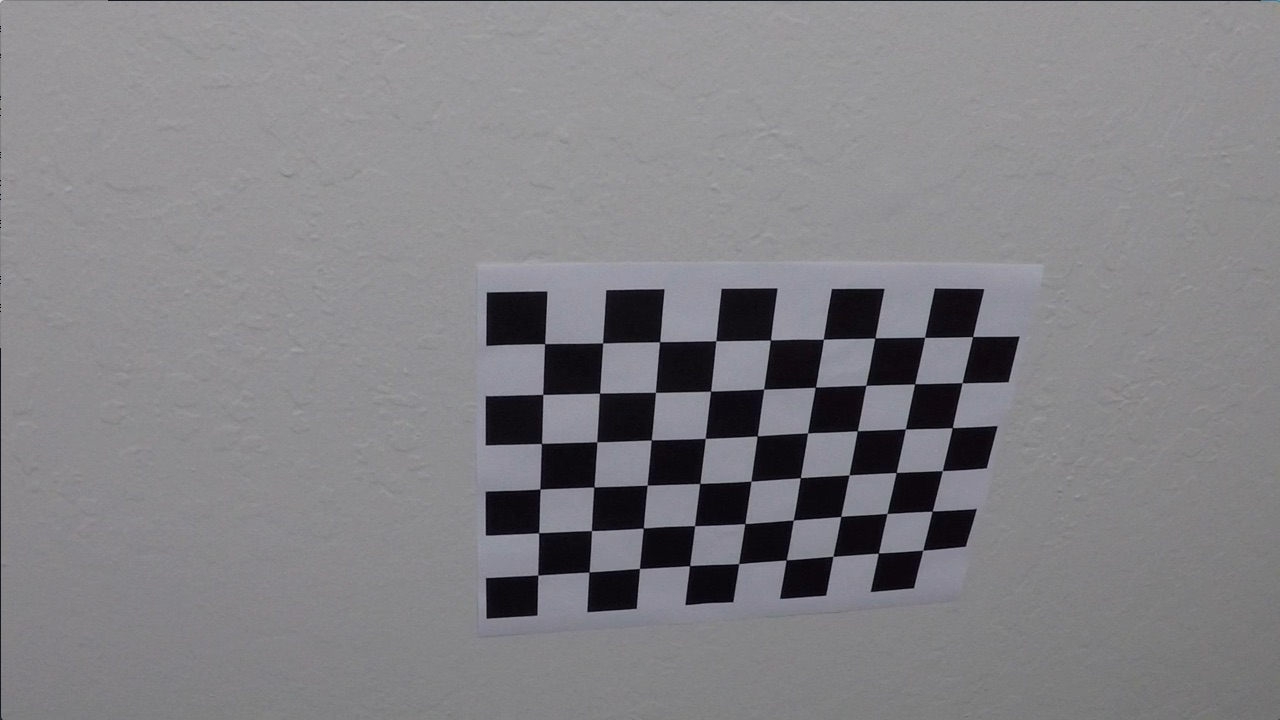
#> input picture camera_cal/calibration10.jpg, 1280 x 720 px; its folder holds only this picture in this run; the run also reads 1 picture not shown here
$ jupyter execute --allow-errors LaneFinding.ipynb   (shell and % lines are left out)   (older library calls are emulated)
#> lines starting #> are read from the running program, lines starting #| are printed output that depends on the picture; after the words box and inside, x2 and y2 are one past the last pixel; in counts of white or black regions, pixels touching at a corner belong together
[cell 1]
import cv2
import numpy as np
import matplotlib.pyplot as plt
import matplotlib.image as mpimg
from collections import deque

# Camera Calibration

1) Briefly state how you computed the camera matrix and distortion coefficients. Provide an example of a distortion corrected calibration image.

[cell 2]
# Calibrate the camera to remove distortions
def calibrate_camera(images, pattern, obj_points, img_points):
#> called with pattern = (9, 6)
    nx = pattern[1] # the number of inside corners in x
    ny = pattern[0] # the number of inside corners in y
    # Prepare object points, like (0,0,0), (1,0,0), (2,0,0) ....,(8,5,0)
    objp = np.zeros((nx*ny,3), np.float32)
    objp[:,:2] = np.mgrid[0:ny,0:nx].T.reshape(-1,2) # x, y coordinates

    for fname in images:
        # Read in each image
        img = mpimg.imread(fname)
#> img is the input picture: shape (720, 1280, 3); mean R, G, B 130.2, 129.4, 133.1

        # Convert image to grayscale
        gray = cv2.cvtColor(img, cv2.COLOR_BGR2GRAY)

        # Find the chessboard corners
        ret, corners = cv2.findChessboardCorners(gray, (ny,nx), None)
#> ret = True; corners = 54 rows, first 8: [544.7, 343.6], [602.6, 342.9], [659.6, 341.7], [716, 340.7], [770.5, 340], [823.4, 339.2], [874.8, 338.1], [924.6, 337.3]

        # If corners are found, add object points and image points
        if ret == True:
            img_points.append(corners)
            obj_points.append(objp)
            # Draw and display the corners
            #img = cv2.drawChessboardCorners(img, (pointY,pointX), corners, ret)
            #plt.imshow(img)

    # Camera calibration, given object points, image points, and the shape of the grayscale image
    ret, mtx, dist, rvecs, tvecs = cv2.calibrateCamera(obj_points, img_points, gray.shape[::-1], None, None)
#> ret = 0.402; mtx = [[1215.1, 0, 674.3], [0, 1227, 357.1], [0, 0, 1]]; dist = [[-0.887, 13.5, -0.00382, -0.00756, -85.37]]; rvecs = ([0.506, -0.211, 0.0337],); tvecs = ([-2.2, -0.223, 20.53],)

    return mtx, dist

[cell 3]
# Object points and image points to undistort image later
import glob
images = glob.glob('camera_cal/calibration*.jpg')
pattern = (9, 6)
obj_points = []
img_points = []
mtx, dist = calibrate_camera(images, pattern, obj_points, img_points)
#> mtx = [[1215.1, 0, 674.3], [0, 1227, 357.1], [0, 0, 1]]; dist = [[-0.887, 13.5, -0.00382, -0.00756, -85.37]]

[cell 4]
# Undistort images with distortion matrix
def undistort(img, mtx, dist):
    # Undistorting an image
    undist = cv2.undistort(img, mtx, dist, None, mtx)
    return undist

#> (a cell that did not finish here is left out)

# Pipeline (test images)

1) Provide an example of a distortion-corrected image.

[cell 6]
test1_dist = plt.imread('test_images/test1.jpg')
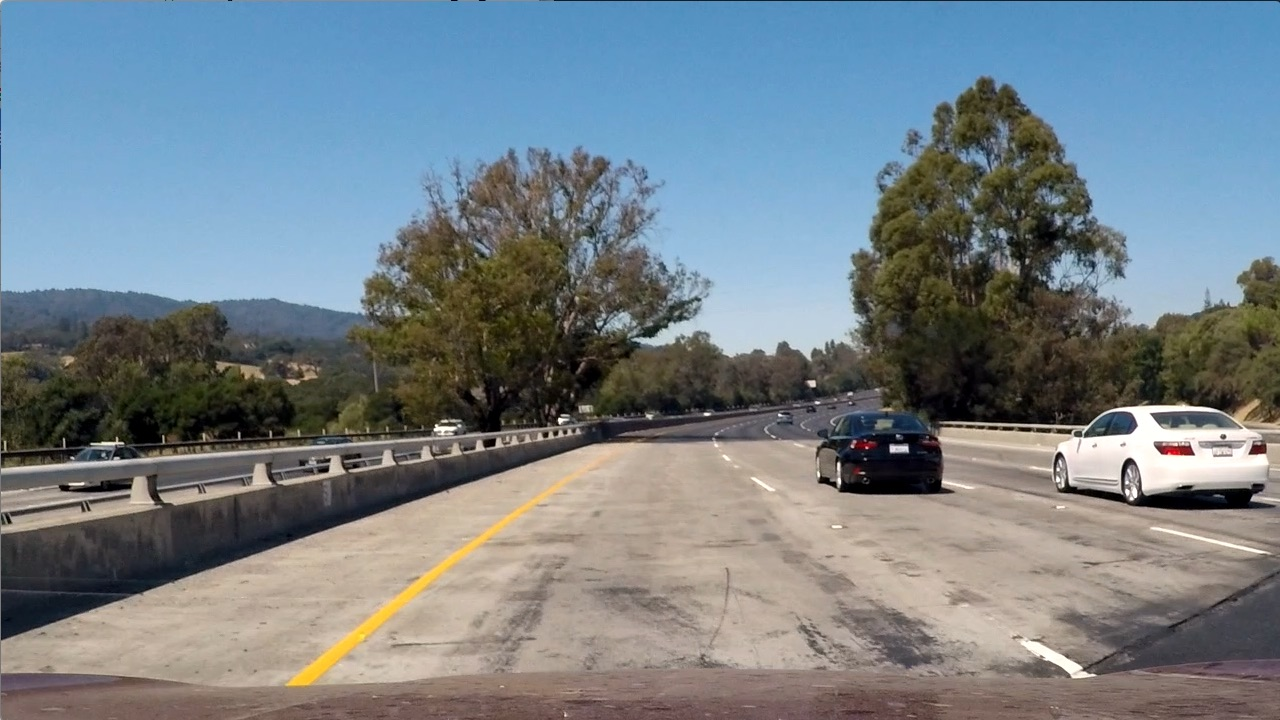
#> input picture test_images/test1.jpg, 1280 x 720 px
#> test1_dist is the input picture: shape (720, 1280, 3); mean R, G, B 117.5, 128.7, 135.5
test1_undist = undistort(test1_dist, mtx, dist)

[cell 7]
f, (ax1, ax2) = plt.subplots(1, 2)
ax1.imshow(test1_dist)
ax1.set_title('Original Image')
ax1.axis('off')
ax2.imshow(test1_undist)
ax2.set_title('Undistorted Image')
ax2.axis('off')
f.savefig('output_images/undistort_image.jpg', bbox_inches='tight')

2) Describe how (and identify where in your code) you used color transforms, gradients or other methods to create a thresholded binary image. Provide an example of a binary image result.

[cell 8]
# Color and gradient threshold
def threshold_image(image):
    # Convert RGB image to HLS
    hls = cv2.cvtColor(image, cv2.COLOR_RGB2HLS)
#> hls: shape (720, 1280, 3); mean of channels 0, 1, 2 52.7, 116.9, 67.4
    # Threshold the color red in the image
    r = image[:,:,0]
    retval, r_output = cv2.threshold(r.astype('uint8'), 220, 255, cv2.THRESH_BINARY)
#> r_output: shape (720, 1280); 1.1% white; 140 white regions (118 under 20 px), largest, box (x1, y1, x2, y2) and area: (258, 448, 617, 720) 5287, (991, 446, 1219, 513) 3210, (0, 160, 21, 235) 468
    # Threshold L and S in the image
    l = hls[:,:,1]
    retval, l_output = cv2.threshold(l.astype('uint8'), 40, 255, cv2.THRESH_BINARY)
#> l_output: shape (720, 1280); 86% white; 1783 black regions (1567 under 20 px), largest, box (x1, y1, x2, y2) and area: (883, 118, 1273, 507) 34800, (358, 288, 640, 434) 13789, (43, 148, 137, 666) 11060
    s = hls[:,:,2]
    retval, s_output = cv2.threshold(s.astype('uint8'), 95, 255, cv2.THRESH_BINARY)
#> s_output: shape (720, 1280); 29% white; 1948 white regions (1654 under 20 px), largest, box (x1, y1, x2, y2) and area: (111, 0, 1062, 323) 194271, (255, 446, 628, 720) 7105, (432, 239, 556, 375) 6526

    # Apply Sobel
    gray = cv2.cvtColor(image, cv2.COLOR_RGB2GRAY)
    sobelx = cv2.Sobel(gray, cv2.CV_64F, 1, 0)
    abssx = np.absolute(sobelx)
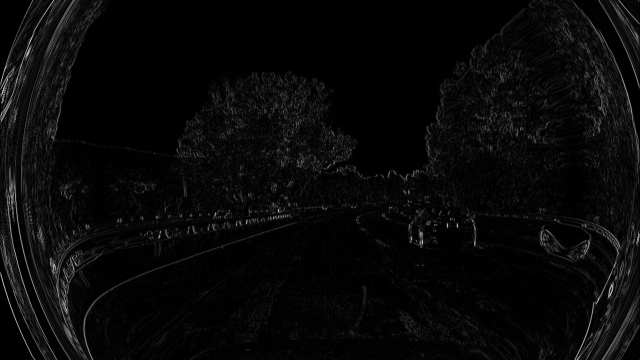
#> abssx: shape (720, 1280) float64 (shown at 1/2 size); min 0, max 867, mean 30.5; drawn with min black and max white
    scale_factor = np.max(abssx)/255
#> scale_factor = 3.4
    abssx = (abssx/scale_factor).astype(np.uint8)
    retval, sxbinary = cv2.threshold(abssx, 20, 150, cv2.THRESH_BINARY)
#> sxbinary: shape (720, 1280); values 0 (black) and 150 (white), 11.4% white in thin lines or dots

    # Combine result
    result = np.zeros_like(r)
    result[((r_output == 255) | (s_output == 255)) & (l_output == 255) | (sxbinary > 0)] = 255

    return np.dstack((result,result,result))

[cell 9]
image_dist = plt.imread('test_images/test1.jpg')
image_undist = undistort(image_dist, mtx, dist)
thresh_image = threshold_image(image_undist)
#> thresh_image: shape (720, 1280, 3); 36.3% white; 3945 white regions (3416 under 20 px), largest, box (x1, y1, x2, y2) and area: (42, 0, 1062, 402) 210057, (0, 0, 143, 720) 18561, (1144, 0, 1279, 378) 11030
f, (ax1, ax2) = plt.subplots(1, 2)
ax1.imshow(image_undist)
ax1.set_title('Undistorted Image')
ax1.axis('off')
ax2.imshow(thresh_image)
ax2.set_title('Thresholded Image')
ax2.axis('off')
f.savefig('output_images/binary_combo_example.jpg', bbox_inches='tight')

3) Describe how (and identify where in your code) you performed a perspective transform and provide an example of a transformed image.

[cell 10]
# Mask regions that are not to be considered for lane lines
def region_of_interest(img, vertices):
    #defining a blank mask to start with
    mask = np.zeros_like(img)

    # Defining a 3 channel or 1 channel color to fill the mask with depending on the input image
    if len(img.shape) > 2:
        channel_count = img.shape[2]  # i.e. 3 or 4 depending on your image
        ignore_mask_color = (255,) * channel_count
    else:
        ignore_mask_color = 255

    # Filling pixels inside the polygon defined by "vertices" with the fill color
    cv2.fillPoly(mask, vertices, ignore_mask_color)

    #returning the image only where mask pixels are nonzero
    masked_image = cv2.bitwise_and(img, mask)
    return masked_image

[cell 11]
# Take in hough lines as parameter and find the lane lines
def draw_lines(img, lines, color=[255, 0, 0], thickness=8):
    img_shape = img.shape
    # Store the slopes of all the lines detected as left/right lane lines
    left_slopes = []
    right_slopes = []
    # Store the intersections of all the lines detected as left/right lane lines
    left_intercs = []
    right_intercs = []

    # Iterate through the lines detected
    if lines is not None:
        for line in lines:
            for x1,y1,x2,y2 in line:
                # Draw lines that are found (without extrapolating) (for testing purposes)
                # cv2.line(img, (x1, y1), (x2, y2), color, thickness)
                # Calculate slope of line
                slope = (y2-y1)/(x2-x1)
                # Consider left/right lane if both points of line are located at the left/right side of image
                min_x = min(x1, x2)
                max_x = max(x1, x2)
                # Make sure slope and point is within range for it to be classified as right/left
                if 0.5 < slope < 0.8 and min_x > (img_shape[1]/2) and max_x > (img_shape[1]/2):
                    # Store slope of lines
                    right_slopes.append(slope)
                    # Calculate intersection
                    c = y1-slope*x1
                    x = (img_shape[0]-c)/slope
                    # Store intersection of lines
                    right_intercs.append(x)
                elif -0.8 < slope < -0.5 and min_x < (img_shape[1]/2) and max_x < (img_shape[1]/2):
                    left_slopes.append(slope)
                    c = y1 - slope*x1
                    x = (img_shape[0] - c) / slope
                    left_intercs.append(x)

    # Draw extrapolated line to a y location
    new_y = 450

    # Calculate left lane line slope and intersection if there is left lane line detected
    if len(left_slopes) != 0:
        # Average the slope of the lines
        left_slope = np.mean(left_slopes)
        left_interc = int(np.mean(left_intercs))
    # Calculate new parameters of line
    c_left = img_shape[0]-left_slope*left_interc
    new_x_left = int((new_y-c_left)/left_slope)
    # Draw extrapolated line
    cv2.line(img, (left_interc, img_shape[0]), (new_x_left, new_y), color, thickness)

    # Same as the above
    if len(right_slopes) != 0:
        right_slope = np.mean(right_slopes)
        right_interc = int(np.mean(right_intercs))
    c_right = img_shape[0]-right_slope*right_interc
    new_x_right = int((new_y-c_right)/right_slope)
    cv2.line(img, (right_interc, img_shape[0]), (new_x_right, new_y), color, thickness)

    # Return the left and right line
    return ((left_interc, img_shape[0]), (new_x_left, new_y)), ((right_interc, img_shape[0]), (new_x_right, new_y))

[cell 12]
# Apply hough lines
def hough_lines(img, rho, theta, threshold, min_line_len, max_line_gap):
    lines = cv2.HoughLinesP(img, rho, theta, threshold, np.array([]), minLineLength=min_line_len, maxLineGap=max_line_gap)
    line_img = np.zeros((*img.shape, 3), dtype=np.uint8)
    left_line, right_line = draw_lines(line_img, lines)
    return line_img, left_line, right_line

[cell 13]
# Combine image
def weighted_img(img, initial_img, α=0.8, β=1., λ=0.):
    """
    `img` is the output of the hough_lines(), An image with lines drawn on it.
    Should be a blank image (all black) with lines drawn on it.

    `initial_img` should be the image before any processing.

    The result image is computed as follows:

    initial_img * α + img * β + λ
    NOTE: initial_img and img must be the same shape!
    """
    return cv2.addWeighted(initial_img, α, img, β, λ)

[cell 14]
dir_name = 'test_images/'
file_name = 'straight_lines1.jpg'

# Path of the image
img_dir = dir_name + file_name

# Read image
image = mpimg.imread(img_dir)
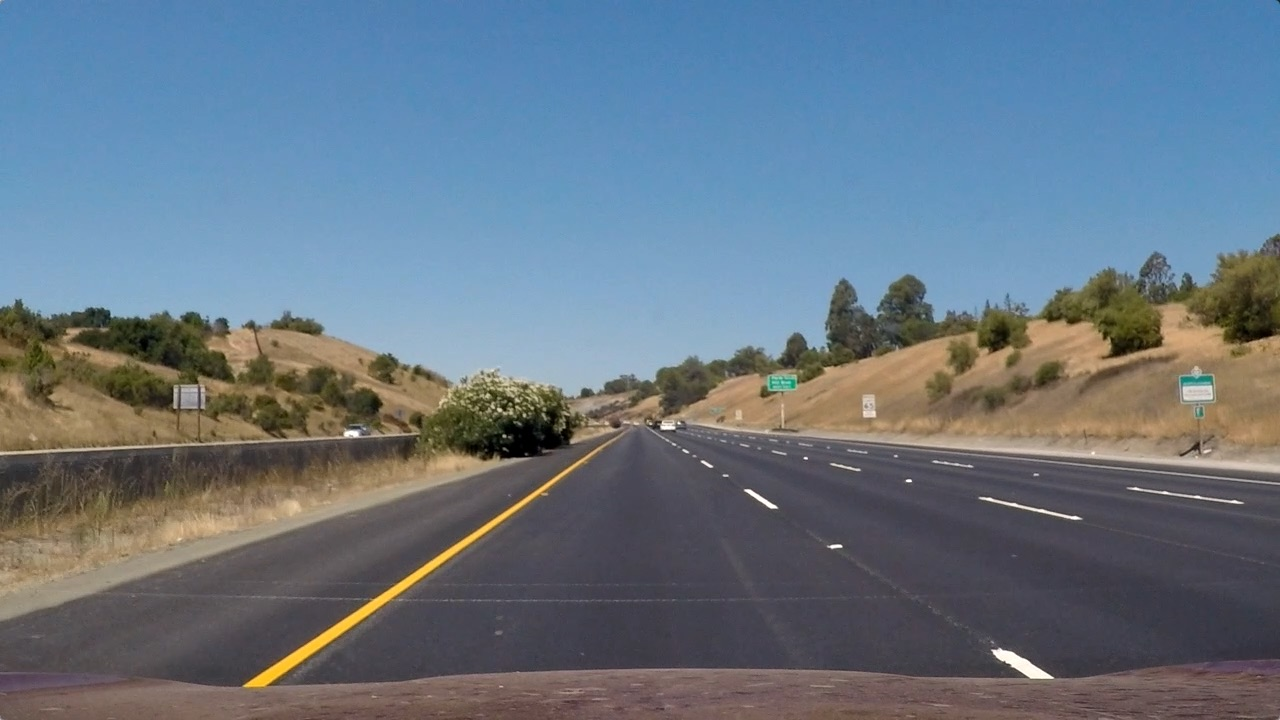
#> input picture test_images/straight_lines1.jpg, 1280 x 720 px
#> image is the input picture: shape (720, 1280, 3); mean R, G, B 103.2, 117.7, 131.2
# Undistorted image
undist_image = undistort(image, mtx, dist)
# Convert to gray image
gray = cv2.cvtColor(undist_image, cv2.COLOR_RGB2GRAY)
# Apply gaussian blur to image
blur_gray = cv2.GaussianBlur(gray, (5, 5), 0)

# Apply Canny
low_threshold = 50
high_threshold = 150
edges = cv2.Canny(blur_gray, low_threshold, high_threshold)
#> edges: shape (720, 1280); 2.7% white in thin lines or dots

# Mask the edges
imshape = image.shape
vertices = np.array([[(0,imshape[0]),(imshape[1]*24/50, imshape[0]*6/10), \
                      (imshape[1]*26/50, imshape[0]*6/10), (imshape[1],imshape[0])]], dtype=np.int32)
masked_edges = region_of_interest(edges, vertices)
#> in region_of_interest, `masked_image = cv2.bitwise_and(img, mask)`:
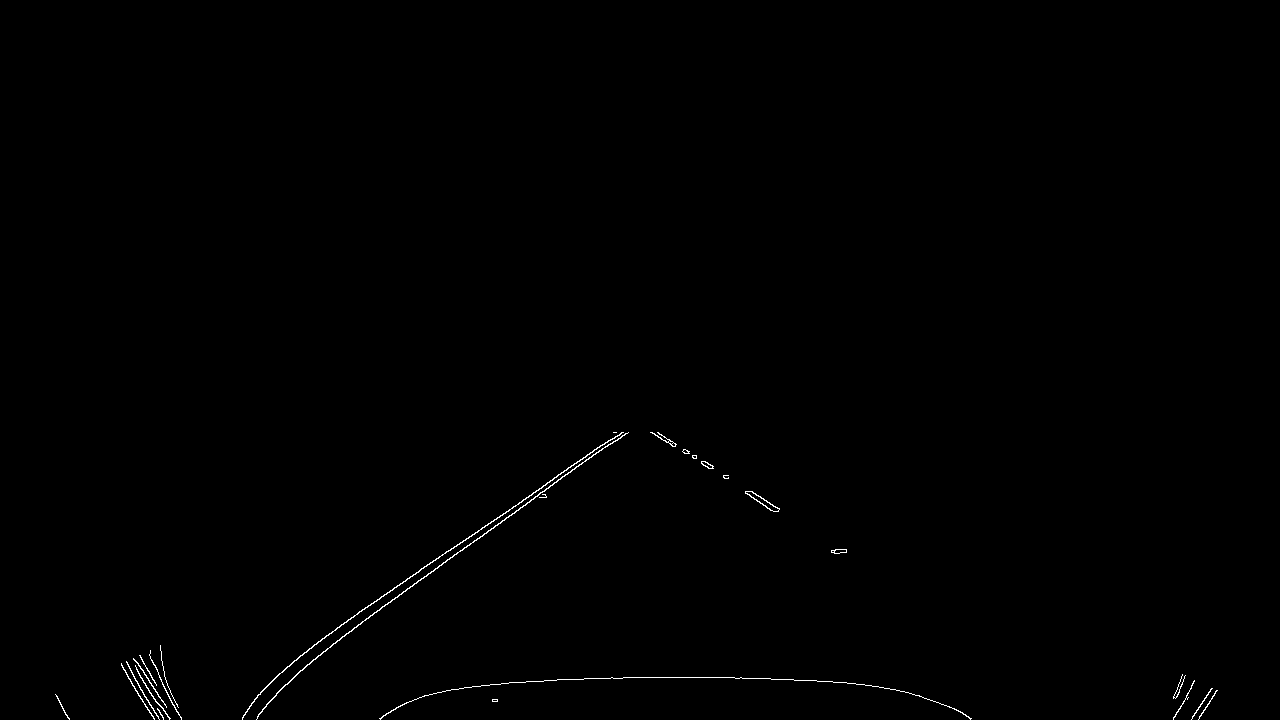
#> masked_image: shape (720, 1280); 0.34% white in thin lines or dots, all inside (x1, y1, x2, y2) = (55, 432, 1218, 720)

# Hough transform
# Distance resolution in pixels of the Hough grid
rho = 2
# Angular resolution in radians of the Hough grid
theta = np.pi/180
# Minimum number of votes (intersections in Hough grid cell)
threshold = 40
# Minimum number of pixels making up a line
min_line_length = 100
# Maximum gap in pixels between connectable line segments
max_line_gap = 150
# Run Hough on edge detected image to get lines
line_img, left_line, right_line = hough_lines(masked_edges, rho, theta, threshold, min_line_length, max_line_gap)
#> in hough_lines, `lines = cv2.HoughLinesP(img, rho, theta, threshold, np.array([]), minL..`: lines = 46 rows, first 6: [251, 703, 608, 444], [308, 649, 568, 467], [293, 661, 610, 439], [123, 668, 300, 671], [133, 686, 288, 683], [611, 677, 741, 677]
#> (the rest of the program and of its run is left out)
